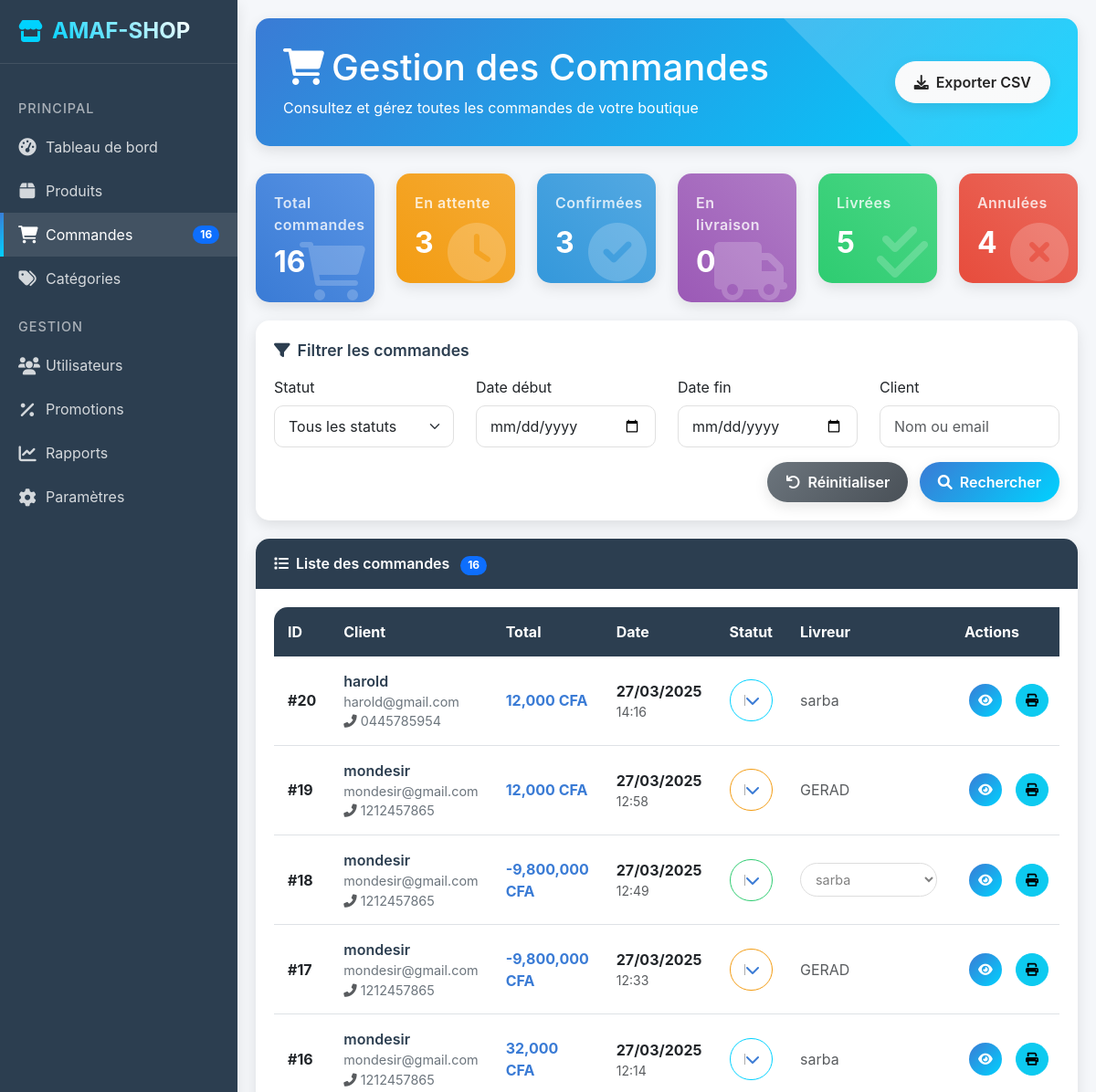
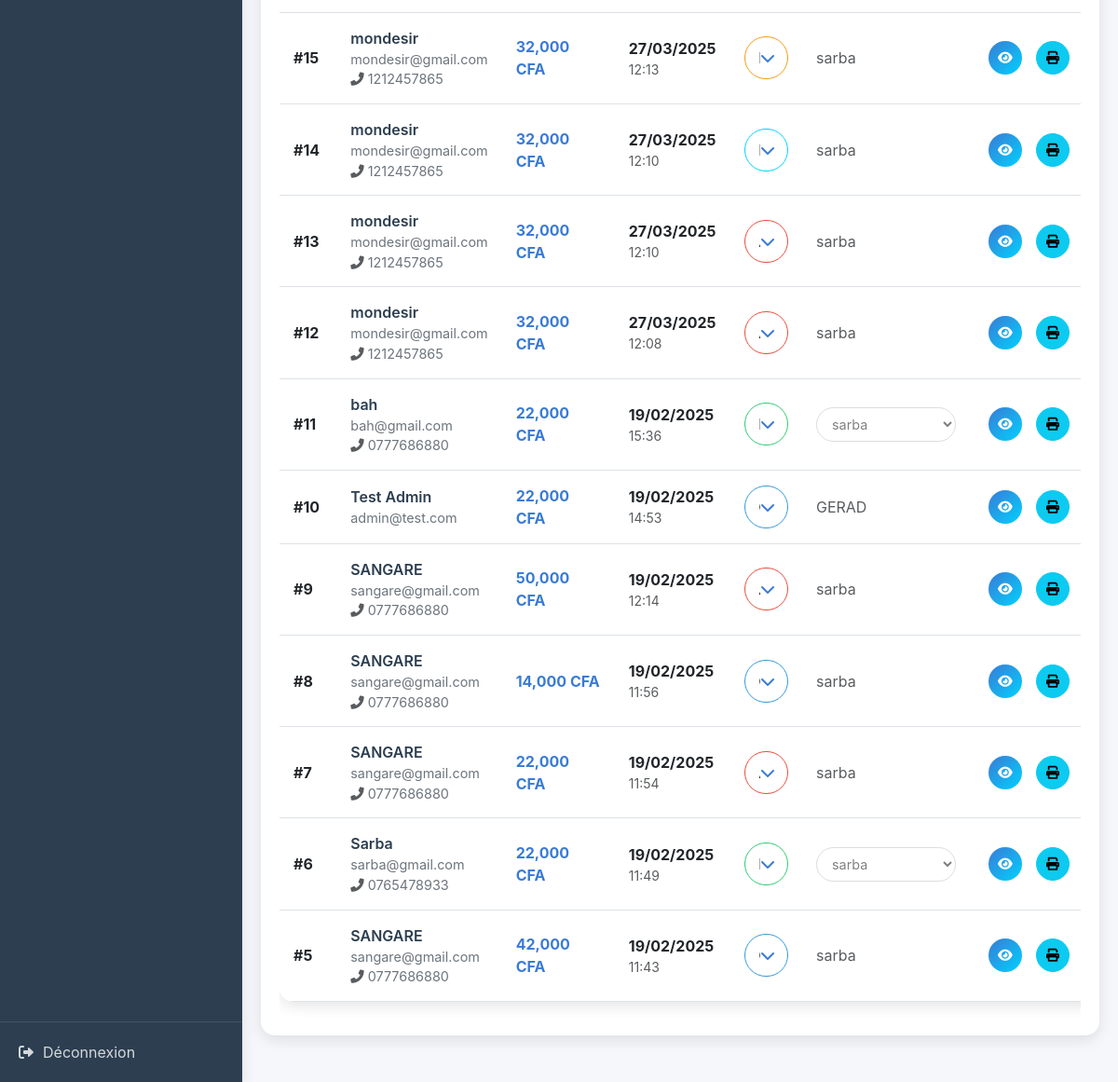
Screenshot of /admin/commandes.php (signed in) with the database file from the repository (2 pictures, top to bottom).
### tables this page shows
CREATE TABLE IF NOT EXISTS `commande` (
  `id` int NOT NULL AUTO_INCREMENT,
  `utilisateur_id` int NOT NULL,
  `date_commande` timestamp NULL DEFAULT CURRENT_TIMESTAMP,
  `total` decimal(10,2) NOT NULL,
  `informations_livraison` text,
  `statut` varchar(50) NOT NULL DEFAULT 'en attente',
  `livreur_id` int DEFAULT NULL,
  `commentaire_livraison` text,
  `date_livraison` timestamp NULL DEFAULT NULL,
  `payment_method` varchar(25) DEFAULT NULL,
  `payment_status` varchar(25) DEFAULT NULL,
  PRIMARY KEY (`id`),
  KEY `utilisateur_id` (`utilisateur_id`),
  KEY `livreur_id` (`livreur_id`)
);

CREATE TABLE IF NOT EXISTS `utilisateur` (
  `id` int NOT NULL AUTO_INCREMENT,
  `nom` varchar(60) NOT NULL,
  `email` varchar(50) NOT NULL,
  `mot_de_passe` varchar(55) NOT NULL,
  `adresse` varchar(55) DEFAULT NULL,
  `telephone` varchar(20) DEFAULT NULL,
  `type` enum('client','livreur','admin') NOT NULL,
  `date_inscription` timestamp NULL DEFAULT CURRENT_TIMESTAMP,
  `utilisateur` varchar(50) DEFAULT NULL,
  PRIMARY KEY (`id`),
  UNIQUE KEY `email` (`email`)
);

### admin/commandes.php (the view, shortened to what the rows shown need)
<?php
require '../config.php';
$query_livreurs = "SELECT id, nom, utilisateur FROM utilisateur WHERE type = 'livreur'";
$livreurs = $conn->query($query_livreurs);
$params = [];
$types = "";
$query = "SELECT c.*, u.nom as client_nom, u.email as client_email, u.telephone,
          l.nom as livreur_nom, l.utilisateur as livreur_username
          FROM commande c
          LEFT JOIN utilisateur u ON c.utilisateur_id = u.id
          LEFT JOIN utilisateur l ON c.livreur_id = l.id";
$query .= " ORDER BY c.date_commande DESC";
if (!empty($params)) {
    $stmt = $conn->prepare($query);
    $stmt->bind_param($types, ...$params);
    $stmt->execute();
    $result = $stmt->get_result();
} else {
$result = $conn->query($query);
}
function getStatusColor($status) {
    switch (strtolower($status)) {
        case 'en attente': return 'warning';
        case 'confirmé': return 'info';
        case 'livré': return 'success';
        case 'annulé': return 'danger';
        default: return 'secondary';
    }
}
?>
<!DOCTYPE html>
<html lang="fr">
<head>
    <link rel="stylesheet" href="https://cdn.jsdelivr.net/npm/bootstrap@5.3.0/dist/css/bootstrap.min.css">
    <link rel="stylesheet" href="https://cdnjs.cloudflare.com/ajax/libs/font-awesome/6.0.0/css/all.min.css">
    <link rel="stylesheet" href="https://cdnjs.cloudflare.com/ajax/libs/animate.css/4.1.1/animate.min.css">
    <link rel="stylesheet" href="https://cdn.jsdelivr.net/npm/flatpickr/dist/flatpickr.min.css">
</head>
<body>
    <div class="sidebar">
        <div class="sidebar-brand">
            <h2>AMAF-SHOP</h2>
        </div>
    </div>
    <div class="main-content">
        <div class="page-header animate__animated animate__fadeInDown">
            <div class="d-flex justify-content-between align-items-center">
                <div>
                    <h1><i class="fas fa-shopping-cart me-2"></i>Gestion des Commandes</h1>
                </div>
            </div>
        </div>
        <div class="card animate__animated animate__fadeInUp" style="animation-delay: 0.3s;">
            <div class="card-body">
                <?php if ($result->num_rows === 0): ?>
                    <div class="text-center py-5">
                        <i class="fas fa-shopping-cart fa-4x text-muted mb-3"></i>
                        <h4 class="text-muted">Aucune commande trouvée</h4>
                        <p class="text-muted">Modifiez vos critères de recherche ou attendez de nouvelles commandes.</p>
                        <button type="button" class="btn btn-outline-primary mt-3" onclick="resetFilters()">
                            <i class="fas fa-undo me-2"></i>Réinitialiser les filtres
                        </button>
                    </div>
                <?php else: ?>
                <div class="table-responsive">
                    <table class="table table-hover">
                        <thead>
                            <tr>
                                <th>ID</th>
                                <th>Client</th>
                                <th>Total</th>
                                <th>Date</th>
                                <th>Statut</th>
                                <th>Livreur</th>
                                <th>Actions</th>
                            </tr>
                        </thead>
                        <tbody>
                            <?php while ($commande = $result->fetch_assoc()): ?>
                                    <tr class="order-row animate__animated animate__fadeIn"
                                        data-id="<?= $commande['id'] ?>"
                                        style="animation-delay: <?= $delay = ($delay ?? 0) + 0.05 ?>s">
                                        <td>
                                            <span class="fw-bold">#<?= $commande['id'] ?></span>
                                        </td>
                                        <td>
                                            <div class="client-info">
                                                <span class="client-name"><?= htmlspecialchars($commande['client_nom']) ?></span>
                                                <span class="client-email"><?= htmlspecialchars($commande['client_email']) ?></span>
                                                <?php if ($commande['telephone']): ?>
                                                    <span class="client-phone">
                                                        <i class="fas fa-phone-alt me-1 text-muted"></i><?= htmlspecialchars($commande['telephone']) ?>
                                                    </span>
                                                <?php endif; ?>
                                            </div>
                                        </td>
                                        <td>
                                            <span class="price-value"><?= number_format($commande['total'], 0) ?> CFA</span>
                                        </td>
                                        <td>
                                            <div class="d-flex flex-column">
                                                <span class="fw-bold"><?= date('d/m/Y', strtotime($commande['date_commande'])) ?></span>
                                                <small class="text-muted"><?= date('H:i', strtotime($commande['date_commande'])) ?></small>
                                            </div>
                                    </td>
                                    <td>
                                            <div class="status-select">
                                                <form method="POST" class="status-form">
                                                    <select name="statut" class="status-select-input"
                                                            data-order-id="<?= $commande['id'] ?>"
                                                            style="border-color: var(--<?= getStatusColor($commande['statut']) ?>);">
                                                <option value="en attente" <?= $commande['statut'] === 'en attente' ? 'selected' : '' ?>>
                                                    En attente
                                                </option>
                                                <option value="confirmé" <?= $commande['statut'] === 'confirmé' ? 'selected' : '' ?>>
                                                    Confirmé
                                                </option>
                                                <option value="livré" <?= $commande['statut'] === 'livré' ? 'selected' : '' ?>>
                                                    Livré
                                                </option>
                                                <option value="annulé" <?= $commande['statut'] === 'annulé' ? 'selected' : '' ?>>
                                                    Annulé
                                                </option>
                                            </select>
                                        </form>
                                            </div>
                                    </td>
                                    <td>
                                            <?php if ($commande['statut'] === 'en livraison' || $commande['statut'] === 'livré'): ?>
                                                <form method="POST" class="livreur-form">
                                                    <select name="livreur_id" class="livreur-select"
                                                            data-order-id="<?= $commande['id'] ?>"
                                                            <?= $commande['statut'] === 'livré' ? 'disabled' : '' ?>>
                                                    <?php
                                                        if ($livreurs) {
                                                    $livreurs->data_seek(0);
                                                    while ($livreur = $livreurs->fetch_assoc()):
                                                    ?>
                                                        <option value="<?= $livreur['id'] ?>"
                                                                <?= $commande['livreur_id'] == $livreur['id'] ? 'selected' : '' ?>>
                                                            <?= htmlspecialchars($livreur['utilisateur']) ?>
                                                        </option>
                                                        <?php
                                                            endwhile;
                                                        }
                                                        ?>
                                                </select>
                                            </form>
                                        <?php else: ?>
                                                <span class="text-muted">
                                                    <?= $commande['livreur_username'] ? htmlspecialchars($commande['livreur_username']) : '-' ?>
                                                </span>
                                        <?php endif; ?>
                                    </td>
                                    <td>
                                            <div class="order-actions">
                                                <button class="btn btn-primary btn-sm"
                                                        onclick="viewDetails(<?= $commande['id'] ?>)"
                                                        title="Détails">
                                            <i class="fas fa-eye"></i>
                                        </button>
                                                <button class="btn btn-info btn-sm"
                                                        onclick="printInvoice(<?= $commande['id'] ?>)"
                                                        title="Facture">
                                                    <i class="fas fa-print"></i>
                                                </button>
                                            </div>
                                    </td>
                                </tr>
                            <?php endwhile; ?>
                        </tbody>
                    </table>
                    </div>
                <?php endif; ?>
            </div>
        </div>
    </div>
</body>
</html>

### rows the page displays
commande: id "20", utilisateur.nom "harold", utilisateur.email "harold@gmail.com", utilisateur.telephone "0445785954", total "12,000", date_commande "27/03/2025", date_commande "14:16", statut "En attente", utilisateur.utilisateur "sarba"
commande: id "19", utilisateur.nom "mondesir", utilisateur.email "mondesir@gmail.com", utilisateur.telephone "1212457865", total "12,000", date_commande "27/03/2025", date_commande "12:58", statut "En attente", utilisateur.utilisateur "GERAD"
commande: id "18", utilisateur.nom "mondesir", utilisateur.email "mondesir@gmail.com", utilisateur.telephone "1212457865", total "-9,800,000", date_commande "27/03/2025", date_commande "12:49", statut "Livré", livreur_id "sarba"
commande: id "17", utilisateur.nom "mondesir", utilisateur.email "mondesir@gmail.com", utilisateur.telephone "1212457865", total "-9,800,000", date_commande "27/03/2025", date_commande "12:33", statut "En attente", utilisateur.utilisateur "GERAD"
commande: id "16", utilisateur.nom "mondesir", utilisateur.email "mondesir@gmail.com", utilisateur.telephone "1212457865", total "32,000", date_commande "27/03/2025", date_commande "12:14", statut "En attente", utilisateur.utilisateur "sarba"
commande: id "15", utilisateur.nom "mondesir", utilisateur.email "mondesir@gmail.com", utilisateur.telephone "1212457865", total "32,000", date_commande "27/03/2025", date_commande "12:13", statut "En attente", utilisateur.utilisateur "sarba"
commande: id "14", utilisateur.nom "mondesir", utilisateur.email "mondesir@gmail.com", utilisateur.telephone "1212457865", total "32,000", date_commande "27/03/2025", date_commande "12:10", statut "En attente", utilisateur.utilisateur "sarba"
commande: id "13", utilisateur.nom "mondesir", utilisateur.email "mondesir@gmail.com", utilisateur.telephone "1212457865", total "32,000", date_commande "27/03/2025", date_commande "12:10", statut "Annulé", utilisateur.utilisateur "sarba"
commande: id "12", utilisateur.nom "mondesir", utilisateur.email "mondesir@gmail.com", utilisateur.telephone "1212457865", total "32,000", date_commande "27/03/2025", date_commande "12:08", statut "Annulé", utilisateur.utilisateur "sarba"
commande: id "11", utilisateur.nom "bah", utilisateur.email "bah@gmail.com", utilisateur.telephone "0777686880", total "22,000", date_commande "19/02/2025", date_commande "15:36", statut "Livré", livreur_id "sarba"
commande: id "10", utilisateur.nom "Test Admin", utilisateur.email "admin@test.com", total "22,000", date_commande "19/02/2025", date_commande "14:53", statut "Confirmé", utilisateur.utilisateur "GERAD"
commande: id "9", utilisateur.nom "SANGARE", utilisateur.email "sangare@gmail.com", utilisateur.telephone "0777686880", total "50,000", date_commande "19/02/2025", date_commande "12:14", statut "Annulé", utilisateur.utilisateur "sarba"
commande: id "8", utilisateur.nom "SANGARE", utilisateur.email "sangare@gmail.com", utilisateur.telephone "0777686880", total "14,000", date_commande "19/02/2025", date_commande "11:56", statut "Confirmé", utilisateur.utilisateur "sarba"
commande: id "7", utilisateur.nom "SANGARE", utilisateur.email "sangare@gmail.com", utilisateur.telephone "0777686880", total "22,000", date_commande "19/02/2025", date_commande "11:54", statut "Annulé", utilisateur.utilisateur "sarba"
commande: id "6", utilisateur.nom "Sarba", utilisateur.email "sarba@gmail.com", utilisateur.telephone "0765478933", total "22,000", date_commande "19/02/2025", date_commande "11:49", statut "Livré", livreur_id "sarba"
commande: id "5", utilisateur.nom "SANGARE", utilisateur.email "sangare@gmail.com", utilisateur.telephone "0777686880", total "42,000", date_commande "19/02/2025", date_commande "11:43", statut "Confirmé", utilisateur.utilisateur "sarba"

### other values shown
$stats['total'] "16"
$stats['en_attente'] "3"
$stats['confirmees'] "3"
$stats['en_livraison'] "0"
$stats['livrees'] "5"
$stats['annulees'] "4"
$result->num_rows "16"
